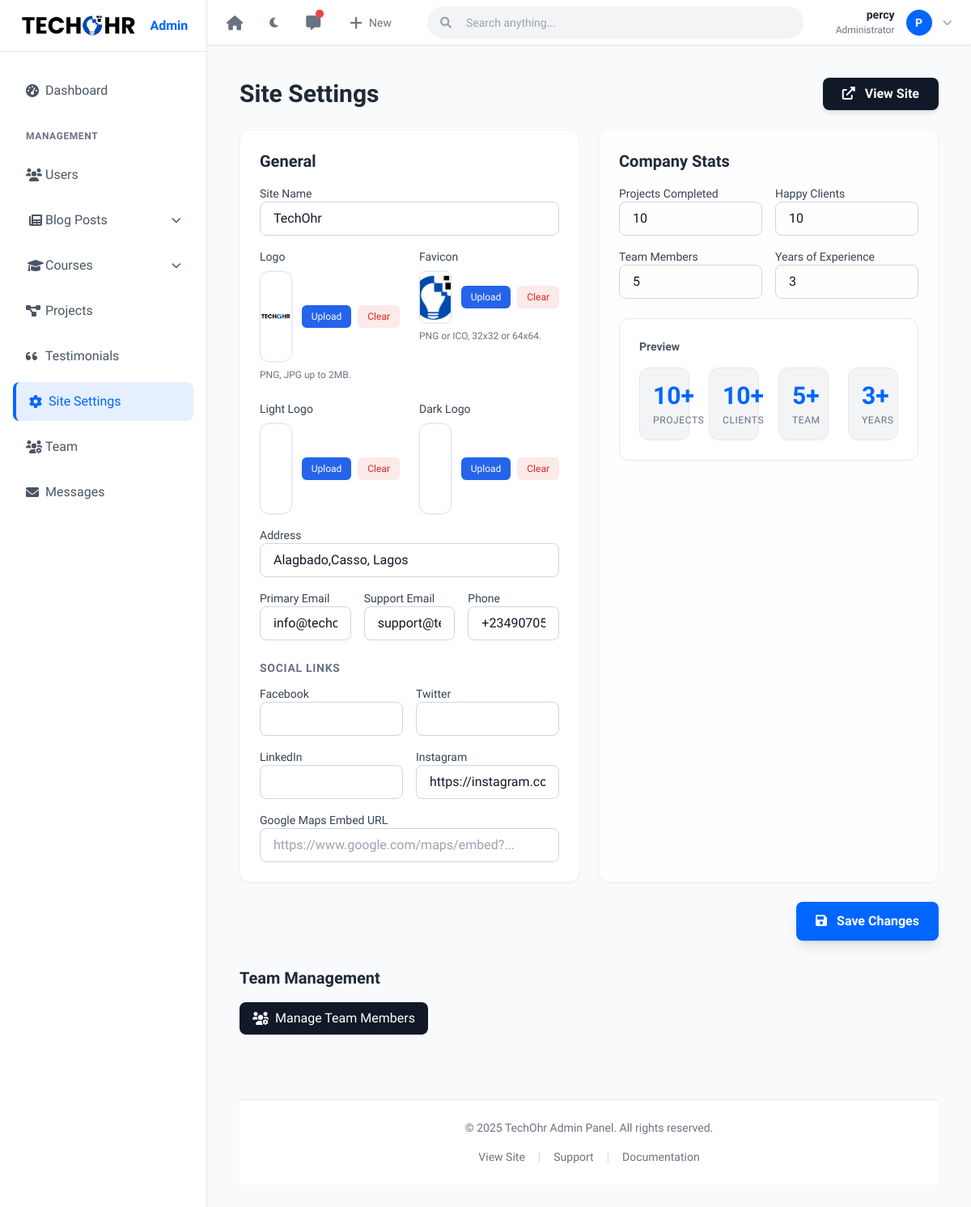
Before: /manage/settings/ (signed in) with the older database file.
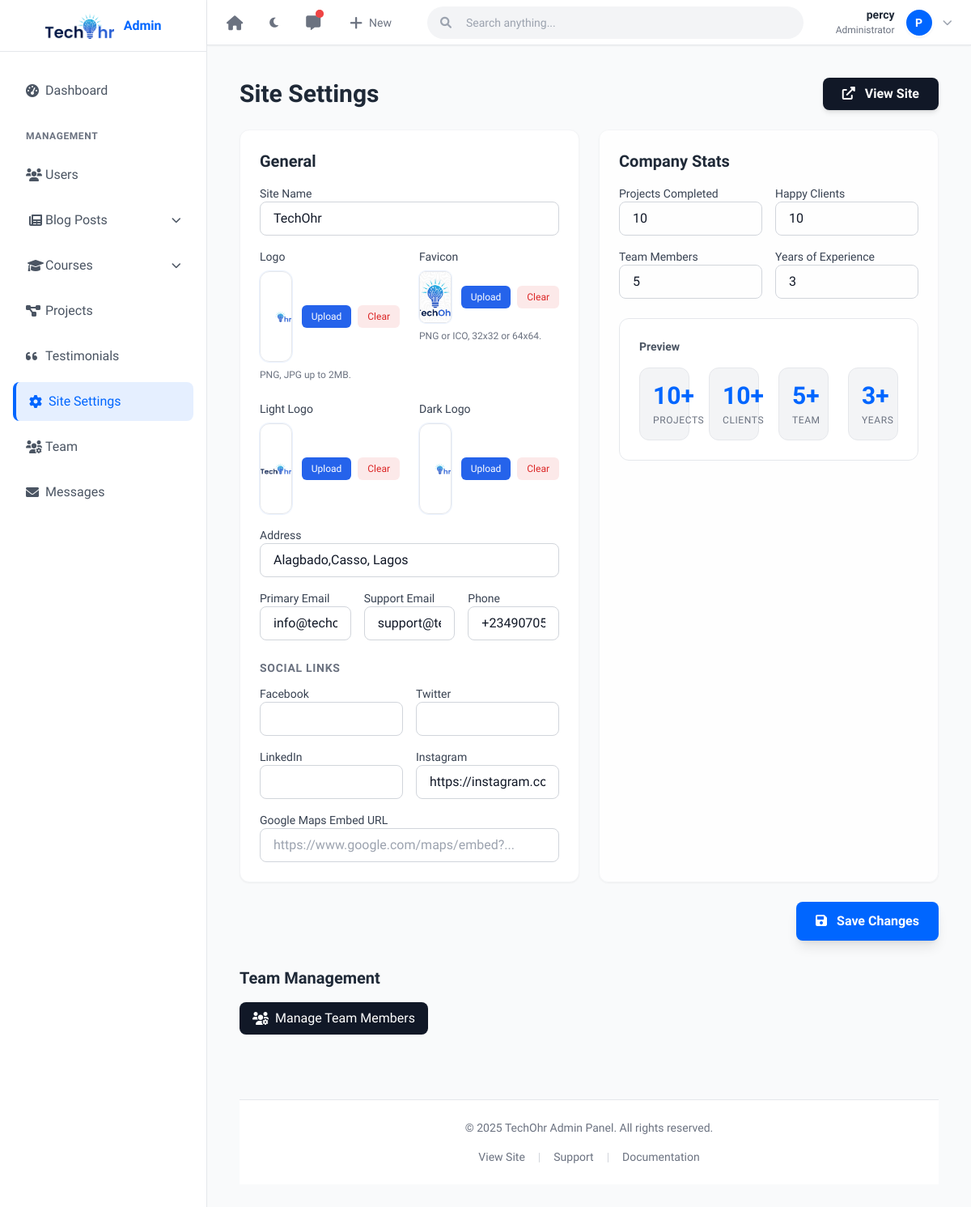
After: the same page with the newer database file.
### core/models.py (models this page shows, shortened)
class SiteSettings(models.Model):
    site_name = models.CharField(max_length=200, default='TechOhr')
    logo = models.ImageField(upload_to='settings/logo/', blank=True, null=True)
    favicon = models.ImageField(upload_to='settings/favicon/', blank=True, null=True)
    logo_light = models.ImageField(upload_to='settings/logo/', blank=True, null=True)
    logo_dark = models.ImageField(upload_to='settings/logo/', blank=True, null=True)
    address = models.CharField(max_length=255, blank=True)
    email_primary = models.EmailField(blank=True)
    email_support = models.EmailField(blank=True)
    phone_primary = models.CharField(max_length=50, blank=True)
    facebook_url = models.URLField(blank=True)
    twitter_url = models.URLField(blank=True)
    linkedin_url = models.URLField(blank=True)
    instagram_url = models.URLField(blank=True)
    map_embed_url = models.URLField(blank=True, help_text="Paste the Google Maps embed URL")
    updated_at = models.DateTimeField(auto_now=True)

### core/views.py (the view)
# urls.py: path('manage/settings/', views.manage_settings, name='manage_settings'),
@staff_required
def manage_settings(request):
    from .models import SiteSettings, CompanyStats
    settings_obj = SiteSettings.objects.first()
    stats_obj = CompanyStats.objects.first()
    if request.method == 'POST':
        settings_form = SiteSettingsForm(request.POST, request.FILES, instance=settings_obj)
        stats_form = CompanyStatsForm(request.POST, instance=stats_obj)
        if settings_form.is_valid() and stats_form.is_valid():
            obj = settings_form.save()
            if request.POST.get('logo_clear') == '1':
                obj.logo = None
            if request.POST.get('logo_light_clear') == '1':
                obj.logo_light = None
            if request.POST.get('logo_dark_clear') == '1':
                obj.logo_dark = None
            if request.POST.get('favicon_clear') == '1':
                obj.favicon = None
            obj.save()
            stats_form.save()
            messages.success(request, 'Settings updated successfully!')
            return redirect('manage_settings')
    else:
        settings_form = SiteSettingsForm(instance=settings_obj)
        stats_form = CompanyStatsForm(instance=stats_obj)
    return render(request, 'core/manage_settings.html', {
        'settings_form': settings_form,
        'stats_form': stats_form,
    })

### core/forms.py
class CompanyStatsForm(forms.ModelForm):
    class Meta:
        model = CompanyStats
        fields = ['projects_completed', 'happy_clients', 'team_members', 'experience_years']
        widgets = {
            'projects_completed': forms.NumberInput(attrs={'class': 'w-full px-4 py-2 rounded-lg border border-gray-300 dark:border-gray-600 bg-transparent text-gray-900 dark:text-white focus:outline-none focus:ring-2 focus:ring-primary/40'}),
            'happy_clients': forms.NumberInput(attrs={'class': 'w-full px-4 py-2 rounded-lg border border-gray-300 dark:border-gray-600 bg-transparent text-gray-900 dark:text-white focus:outline-none focus:ring-2 focus:ring-primary/40'}),
            'team_members': forms.NumberInput(attrs={'class': 'w-full px-4 py-2 rounded-lg border border-gray-300 dark:border-gray-600 bg-transparent text-gray-900 dark:text-white focus:outline-none focus:ring-2 focus:ring-primary/40'}),
            'experience_years': forms.NumberInput(attrs={'class': 'w-full px-4 py-2 rounded-lg border border-gray-300 dark:border-gray-600 bg-transparent text-gray-900 dark:text-white focus:outline-none focus:ring-2 focus:ring-primary/40'}),
        }

### templates/core/manage_settings.html (shortened to what the changed rows need)
{% extends 'layouts/admin_base.html' %}
{% block admin_content %}
<div class="w-full">
    <div class="flex flex-col sm:flex-row justify-between items-center mb-6 gap-4">
        <h1 class="text-2xl sm:text-3xl font-bold text-gray-800 dark:text-white">Site Settings</h1>
    </div>
    <form method="post" enctype="multipart/form-data" class="grid grid-cols-1 lg:grid-cols-2 gap-6">
        <div class="bg-white dark:bg-gray-800 rounded-xl shadow-sm border border-gray-100 dark:border-gray-700 p-6">
            <h2 class="text-xl font-bold text-gray-800 dark:text-white mb-4">General</h2>
            <div class="space-y-4">
                <div>
                    <label class="block text-sm font-medium text-gray-700 dark:text-gray-300">Site Name</label>
                    {{ settings_form.site_name }}
                </div>
                <div class="space-y-6">
                    <div class="grid grid-cols-1 sm:grid-cols-2 gap-6">
                        <div>
                            <div class="flex items-center gap-3">
                                <div class="w-24 h-24 sm:w-28 sm:h-28 rounded-xl overflow-hidden border border-gray-200 dark:border-gray-700 bg-white/60 dark:bg-gray-900/40 backdrop-blur-sm flex items-center justify-center ring-1 ring-blue-500/10">
                                    {% if site_settings and site_settings.logo %}
                                    <img id="logoPreview" src="{{ site_settings.logo.url }}" alt="Logo" class="w-full h-full object-contain">
                                    {% else %}
                                    <img id="logoPreview" src="" alt="Logo" class="w-full h-full object-contain hidden">
                                    {% endif %}
                                </div>
                            </div>
                        </div>
                        <div>
                            <div class="flex items-center gap-3">
                                <div class="w-14 h-14 sm:w-16 sm:h-16 rounded-lg overflow-hidden border border-gray-200 dark:border-gray-700 bg-white/60 dark:bg-gray-900/40 backdrop-blur-sm flex items-center justify-center ring-1 ring-blue-500/10">
                                    {% if site_settings and site_settings.favicon %}
                                    <img id="faviconPreview" src="{{ site_settings.favicon.url }}" alt="Favicon" class="w-full h-full object-cover">
                                    {% else %}
                                    <img id="faviconPreview" src="" alt="Favicon" class="w-full h-full object-cover hidden">
                                    {% endif %}
                                </div>
                            </div>
                        </div>
                    </div>
                    <div class="grid grid-cols-1 sm:grid-cols-2 gap-6">
                        <div>
                            <div class="flex items-center gap-3">
                                <div class="w-24 h-24 sm:w-28 sm:h-28 rounded-xl overflow-hidden border border-gray-200 dark:border-gray-700 bg-white/60 dark:bg-gray-900/40 backdrop-blur-sm flex items-center justify-center ring-1 ring-blue-500/10">
                                    {% if site_settings and site_settings.logo_light %}
                                    <img id="logoLightPreview" src="{{ site_settings.logo_light.url }}" alt="Logo Light" class="w-full h-full object-contain">
                                    {% else %}
                                    <img id="logoLightPreview" src="" alt="Logo Light" class="w-full h-full object-contain hidden">
                                    {% endif %}
                                </div>
                            </div>
                        </div>
                        <div>
                            <div class="flex items-center gap-3">
                                <div class="w-24 h-24 sm:w-28 sm:h-28 rounded-xl overflow-hidden border border-gray-200 dark:border-gray-700 bg-white/60 dark:bg-gray-900/40 backdrop-blur-sm flex items-center justify-center ring-1 ring-blue-500/10">
                                    {% if site_settings and site_settings.logo_dark %}
                                    <img id="logoDarkPreview" src="{{ site_settings.logo_dark.url }}" alt="Logo Dark" class="w-full h-full object-contain">
                                    {% else %}
                                    <img id="logoDarkPreview" src="" alt="Logo Dark" class="w-full h-full object-contain hidden">
                                    {% endif %}
                                </div>
                            </div>
                        </div>
                    </div>
                </div>
                <div>
                    <label class="block text-sm font-medium text-gray-700 dark:text-gray-300">Address</label>
                    {{ settings_form.address }}
                </div>
                <div class="grid grid-cols-1 sm:grid-cols-3 gap-4">
                    <div>
                        <label class="block text-sm font-medium text-gray-700 dark:text-gray-300">Primary Email</label>
                        {{ settings_form.email_primary }}
                    </div>
                    <div>
                        <label class="block text-sm font-medium text-gray-700 dark:text-gray-300">Support Email</label>
                        {{ settings_form.email_support }}
                    </div>
                    <div>
                        <label class="block text-sm font-medium text-gray-700 dark:text-gray-300">Phone</label>
                        {{ settings_form.phone_primary }}
                    </div>
                </div>
            </div>
            <div class="mt-6">
                <div class="grid grid-cols-1 sm:grid-cols-2 gap-4 mt-3">
                    <div>
                        <label class="block text-sm font-medium text-gray-700 dark:text-gray-300">Facebook</label>
                        {{ settings_form.facebook_url }}
                    </div>
                    <div>
                        <label class="block text-sm font-medium text-gray-700 dark:text-gray-300">Twitter</label>
                        {{ settings_form.twitter_url }}
                    </div>
                    <div>
                        <label class="block text-sm font-medium text-gray-700 dark:text-gray-300">LinkedIn</label>
                        {{ settings_form.linkedin_url }}
                    </div>
                    <div>
                        <label class="block text-sm font-medium text-gray-700 dark:text-gray-300">Instagram</label>
                        {{ settings_form.instagram_url }}
                    </div>
                </div>
                <div class="mt-4">
                    <label class="block text-sm font-medium text-gray-700 dark:text-gray-300">Google Maps Embed URL</label>
                    {{ settings_form.map_embed_url }}
                </div>
            </div>
        </div>
        <div class="bg-white/80 dark:bg-gray-800/80 backdrop-blur-sm rounded-xl shadow-sm border border-gray-100 dark:border-gray-700 p-6">
            <h2 class="text-xl font-bold text-gray-800 dark:text-white mb-4">Company Stats</h2>
        </div>
    </form>
    <div class="mt-8">
        <h2 class="text-xl font-bold text-gray-800 dark:text-white mb-4">Team Management</h2>
    </div>
</div>
{% endblock %}

### templates/layouts/admin_base.html (shortened to what the changed rows need)
{% extends 'base.html' %}
{% block content %}
<div class="h-screen bg-gray-100 dark:bg-gray-900 flex overflow-hidden transition-colors duration-300">
    <aside class="w-64 bg-white dark:bg-gray-900 border-r border-gray-200 dark:border-gray-800 hidden lg:flex flex-col flex-shrink-0 h-screen sticky top-0 z-40 overflow-y-auto pb-6 transition-colors duration-300" id="sidebar">
        <div class="h-16 flex items-center justify-center border-b border-gray-200 dark:border-gray-800 flex-shrink-0 transition-colors duration-300">
            <a href="{% url 'home' %}" class="flex items-center gap-3">
                {% if site_settings %}
                    {% if site_settings.logo_light %}
                        <img src="{{ site_settings.logo_light.url }}" alt="{{ site_settings.site_name }}" class="h-8 w-auto dark:hidden">
                    {% endif %}
                    {% if not site_settings.logo_light and not site_settings.logo_dark and site_settings.logo %}
                        <img src="{{ site_settings.logo.url }}" alt="{{ site_settings.site_name }}" class="h-8 w-auto">
                    {% endif %}
                {% else %}
                    <span class="text-xl font-bold text-gray-900 dark:text-white tracking-wider">TechOhr</span>
                {% endif %}
                <span class="text-primary font-bold">Admin</span>
            </a>
        </div>
    </aside>
    <div x-data="{ sidebarOpen: false }" @keydown.window.escape="sidebarOpen = false" class="flex-1 flex flex-col min-w-0 overflow-hidden">
        <div class="flex-1 flex flex-col h-full w-full relative transition-colors duration-300">
            <main class="flex-1 w-full overflow-y-auto bg-gray-50 dark:bg-gray-900 pt-6 lg:pt-24 p-6 md:p-8 lg:p-10 scroll-smooth scrollbar-thin scrollbar-thumb-gray-300 scrollbar-track-transparent transition-colors duration-300">
                <div class="w-full min-h-full flex flex-col">
                {% block admin_content %}{% endblock %}
                </div>
            </main>
        </div>
    </div>
</div>
{% endblock %}

Changed rows visible on the page:
changed SiteSettings "TechOhr": logo_light: picture added; logo: a different picture; favicon: a different picture; logo_dark: picture added; logo: picture removed
